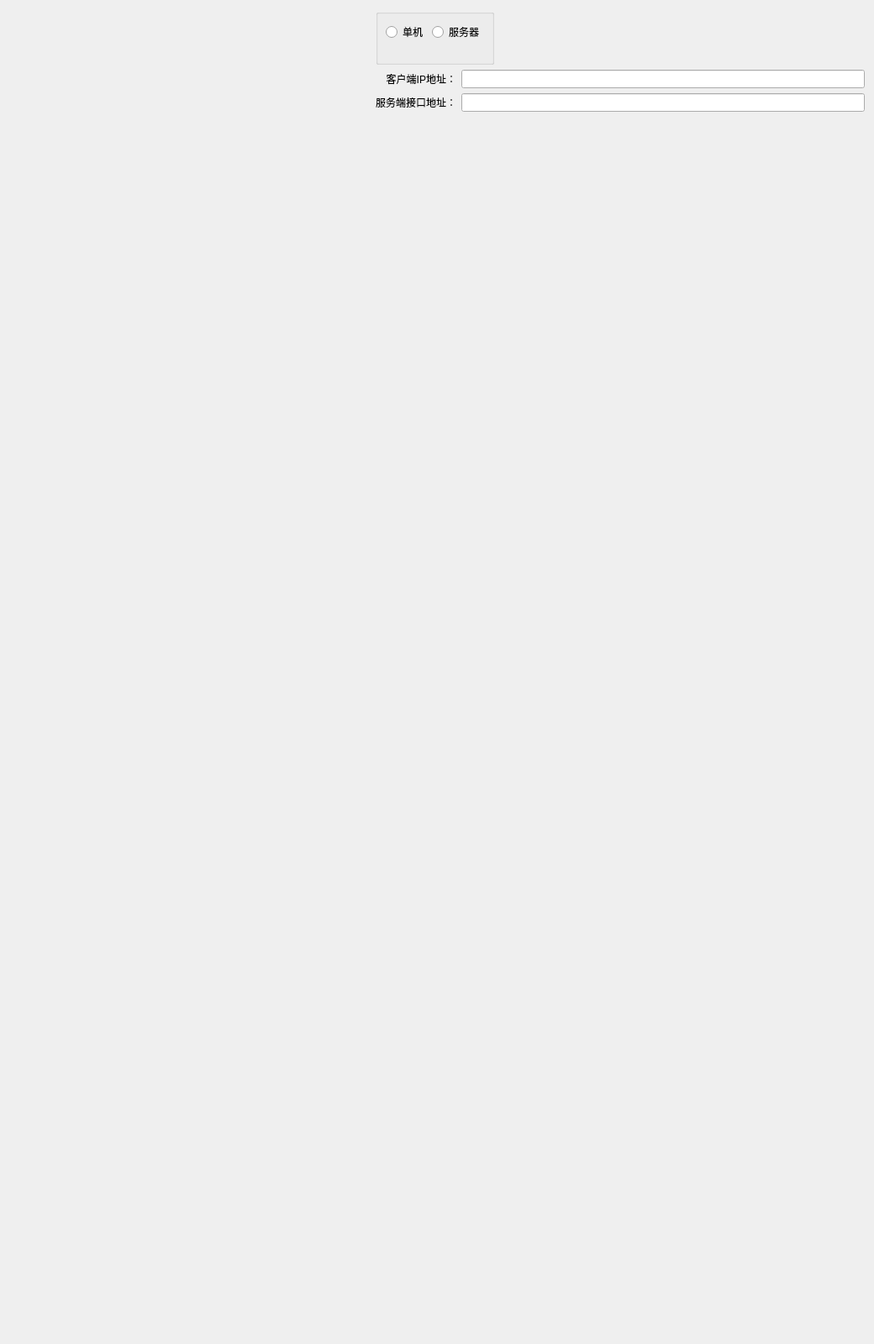
<?xml version='1.0' encoding='utf-8'?>
<ui version="4.0">
 <class>WsRunModeSetForm</class>
 <widget class="QWidget" name="WsRunModeSetForm">
  <property name="geometry">
   <rect>
    <x>0</x>
    <y>0</y>
    <width>1040</width>
    <height>1600</height>
   </rect>
  </property>
  <property name="windowTitle">
   <string>Form</string>
  </property>
  <layout class="QGridLayout" name="gridLayout">
   <item row="0" column="1" colspan="3">
    <widget class="QGroupBox" name="groupBox">
     <property name="title">
      <string />
     </property>
     <layout class="QFormLayout" name="formLayout">
      <item row="0" column="0">
       <widget class="QRadioButton" name="radioButtonSingle">
        <property name="text">
         <string>单机</string>
        </property>
       </widget>
      </item>
      <item row="0" column="1">
       <widget class="QRadioButton" name="radioButtonServer">
        <property name="text">
         <string>服务器</string>
        </property>
       </widget>
      </item>
     </layout>
    </widget>
   </item>
   <item row="3" column="3">
    <spacer name="verticalSpacer">
     <property name="orientation">
      <enum>Qt::Vertical</enum>
     </property>
     <property name="sizeHint" stdset="0">
      <size>
       <width>20</width>
       <height>339</height>
      </size>
     </property>
    </spacer>
   </item>
   <item row="1" column="1">
    <widget class="QLabel" name="label_3">
     <property name="text">
      <string>客户端IP地址：</string>
     </property>
     <property name="alignment">
      <set>Qt::AlignRight|Qt::AlignTrailing|Qt::AlignVCenter</set>
     </property>
    </widget>
   </item>
   <item row="0" column="0">
    <spacer name="horizontalSpacer">
     <property name="orientation">
      <enum>Qt::Horizontal</enum>
     </property>
     <property name="sizeHint" stdset="0">
      <size>
       <width>191</width>
       <height>20</height>
      </size>
     </property>
    </spacer>
   </item>
   <item row="2" column="1">
    <widget class="QLabel" name="label_2">
     <property name="text">
      <string>服务端接口地址：</string>
     </property>
     <property name="alignment">
      <set>Qt::AlignRight|Qt::AlignTrailing|Qt::AlignVCenter</set>
     </property>
    </widget>
   </item>
   <item row="0" column="4">
    <spacer name="horizontalSpacer_2">
     <property name="orientation">
      <enum>Qt::Horizontal</enum>
     </property>
     <property name="sizeHint" stdset="0">
      <size>
       <width>226</width>
       <height>66</height>
      </size>
     </property>
    </spacer>
   </item>
   <item row="2" column="2" colspan="3">
    <widget class="QLineEdit" name="lineEditServerBaseUrl" />
   </item>
   <item row="1" column="2" colspan="3">
    <widget class="QLineEdit" name="lineEditClientIpAddress" />
   </item>
  </layout>
 </widget>
 <resources />
 <connections />
</ui>
